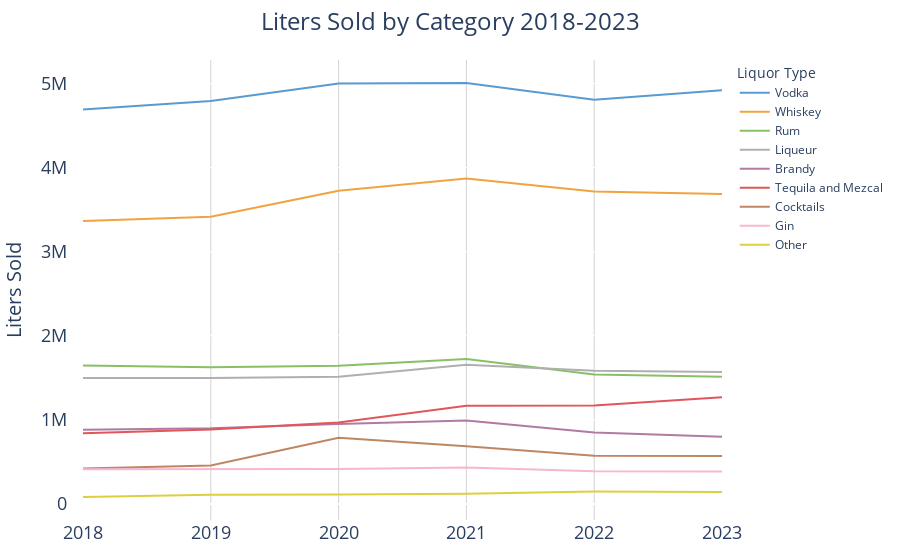

The notebook cell this image was saved under:
### Code cell
fig = px.line(
    cat_year_df,
    x='year',
    y='liters_sold_per_cat',
    orientation='h',  # Horizontal bar chart
    color='liquor_type',  # Assign colors based on field
    color_discrete_map = liquor_colors,
    labels={'liters_sold_per_cat': 'Liters Sold ', 'year': 'Year ', 'liquor_type': 'Liquor Type ' }, 
    height=600  
)

fig.update_layout(
    xaxis=dict(
        title=None,
        tickfont=dict(size=18),
        title_font = dict(size = 20),
        showgrid = True,
        gridcolor = 'LightGrey'
    ), 
    
    yaxis=dict(
        title= 'Liters Sold',
        title_font = dict(size = 20),
        tickfont=dict(size=18),
        ticksuffix = '   ', #used to create pad between ytick labels and chart
        tickformat=".0s" # No decimal places, use SI notation
    ),
    
    title=dict(
        text = "Liters Sold by Category 2018-2023",
        font = dict(size = 30),
        x = .5,
        xanchor = 'center',
        font_size = 24
     ),
    
    legend = dict(
    title = 'Liquor Type'),

    plot_bgcolor='rgba(0,0,0,0)',  # Transparent background for the plot area
    margin=dict(l=40, r=40, t=60, b=40),  # Left, Right, Top, Bottom margins
)

fig.show()

### Figure 1 — Plotly figure (JSON) as saved in the notebook; plotly's stock layout.template omitted (floating-point values rounded to 4 significant figures)
{"data": [{"hovertemplate": "Liquor Type =Vodka<br>Year =%{x}<br>Liters Sold =%{y}<extra></extra>", "legendgroup": "Vodka", "line": {"color": "#599ad3", "dash": "solid"}, "marker": {"symbol": "circle"}, "mode": "lines", "name": "Vodka", "orientation": "h", "showlegend": true, "type": "scatter", "x": [2018, 2019, 2020, 2021, 2022, 2023], "xaxis": "x", "y": [4690000.0, 4793000.0, 4998000.0, 5005000.0, 4807000.0, 4919000.0], "yaxis": "y"}, {"hovertemplate": "Liquor Type =Whiskey<br>Year =%{x}<br>Liters Sold =%{y}<extra></extra>", "legendgroup": "Whiskey", "line": {"color": "#f1a340", "dash": "solid"}, "marker": {"symbol": "circle"}, "mode": "lines", "name": "Whiskey", "orientation": "h", "showlegend": true, "type": "scatter", "x": [2018, 2019, 2020, 2021, 2022, 2023], "xaxis": "x", "y": [3364000.0, 3414000.0, 3722000.0, 3871000.0, 3715000.0, 3685000.0], "yaxis": "y"}, {"hovertemplate": "Liquor Type =Rum<br>Year =%{x}<br>Liters Sold =%{y}<extra></extra>", "legendgroup": "Rum", "line": {"color": "#86c166", "dash": "solid"}, "marker": {"symbol": "circle"}, "mode": "lines", "name": "Rum", "orientation": "h", "showlegend": true, "type": "scatter", "x": [2018, 2019, 2020, 2021, 2022, 2023], "xaxis": "x", "y": [1647000.0, 1624000.0, 1642000.0, 1723000.0, 1538000.0, 1512000.0], "yaxis": "y"}, {"hovertemplate": "Liquor Type =Liqueur<br>Year =%{x}<br>Liters Sold =%{y}<extra></extra>", "legendgroup": "Liqueur", "line": {"color": "#afafaf", "dash": "solid"}, "marker": {"symbol": "circle"}, "mode": "lines", "name": "Liqueur", "orientation": "h", "showlegend": true, "type": "scatter", "x": [2018, 2019, 2020, 2021, 2022, 2023], "xaxis": "x", "y": [1498000.0, 1498000.0, 1511000.0, 1653000.0, 1584000.0, 1568000.0], "yaxis": "y"}, {"hovertemplate": "Liquor Type =Brandy<br>Year =%{x}<br>Liters Sold =%{y}<extra></extra>", "legendgroup": "Brandy", "line": {"color": "#b07aa1", "dash": "solid"}, "marker": {"symbol": "circle"}, "mode": "lines", "name": "Brandy", "orientation": "h", "showlegend": true, "type": "scatter", "x": [2018, 2019, 2020, 2021, 2022, 2023], "xaxis": "x", "y": [881500.0, 898800.0, 950500.0, 992100.0, 850300.0, 797200.0], "yaxis": "y"}, {"hovertemplate": "Liquor Type =Tequila and Mezcal<br>Year =%{x}<br>Liters Sold =%{y}<extra></extra>", "legendgroup": "Tequila and Mezcal", "line": {"color": "#e15759", "dash": "solid"}, "marker": {"symbol": "circle"}, "mode": "lines", "name": "Tequila and Mezcal", "orientation": "h", "showlegend": true, "type": "scatter", "x": [2018, 2019, 2020, 2021, 2022, 2023], "xaxis": "x", "y": [839500.0, 885400.0, 968900.0, 1168000.0, 1171000.0, 1268000.0], "yaxis": "y"}, {"hovertemplate": "Liquor Type =Cocktails<br>Year =%{x}<br>Liters Sold =%{y}<extra></extra>", "legendgroup": "Cocktails", "line": {"color": "#be8663", "dash": "solid"}, "marker": {"symbol": "circle"}, "mode": "lines", "name": "Cocktails", "orientation": "h", "showlegend": true, "type": "scatter", "x": [2018, 2019, 2020, 2021, 2022, 2023], "xaxis": "x", "y": [422000.0, 455700.0, 787700.0, 685200.0, 572000.0, 568600.0], "yaxis": "y"}, {"hovertemplate": "Liquor Type =Gin<br>Year =%{x}<br>Liters Sold =%{y}<extra></extra>", "legendgroup": "Gin", "line": {"color": "#f7b6d2", "dash": "solid"}, "marker": {"symbol": "circle"}, "mode": "lines", "name": "Gin", "orientation": "h", "showlegend": true, "type": "scatter", "x": [2018, 2019, 2020, 2021, 2022, 2023], "xaxis": "x", "y": [411400.0, 415400.0, 416300.0, 433100.0, 389100.0, 384800.0], "yaxis": "y"}, {"hovertemplate": "Liquor Type =Other<br>Year =%{x}<br>Liters Sold =%{y}<extra></extra>", "legendgroup": "Other", "line": {"color": "#decf3f", "dash": "solid"}, "marker": {"symbol": "circle"}, "mode": "lines", "name": "Other", "orientation": "h", "showlegend": true, "type": "scatter", "x": [2018, 2019, 2020, 2021, 2022, 2023], "xaxis": "x", "y": [82160.0, 107900.0, 111200.0, 121900.0, 146900.0, 140600.0], "yaxis": "y"}], "layout": {"autosize": true, "legend": {"title": {"text": "Liquor Type"}, "tracegroupgap": 0}, "margin": {"b": 40, "l": 40, "r": 40, "t": 60}, "plot_bgcolor": "rgba(0, 0, 0, 0)", "title": {"font": {"size": 24}, "text": "Liters Sold by Category 2018-2023", "x": 0.5, "xanchor": "center"}, "xaxis": {"anchor": "y", "autorange": true, "domain": [0, 1], "gridcolor": "LightGrey", "range": [2018, 2023], "showgrid": true, "tickfont": {"size": 18}, "title": {"font": {"size": 20}}, "type": "linear"}, "yaxis": {"anchor": "x", "autorange": true, "domain": [0, 1], "range": [-191300.0, 5279000.0], "tickfont": {"size": 18}, "tickformat": ".0s", "ticksuffix": "   ", "title": {"font": {"size": 20}, "text": "Liters Sold"}, "type": "linear"}}}
